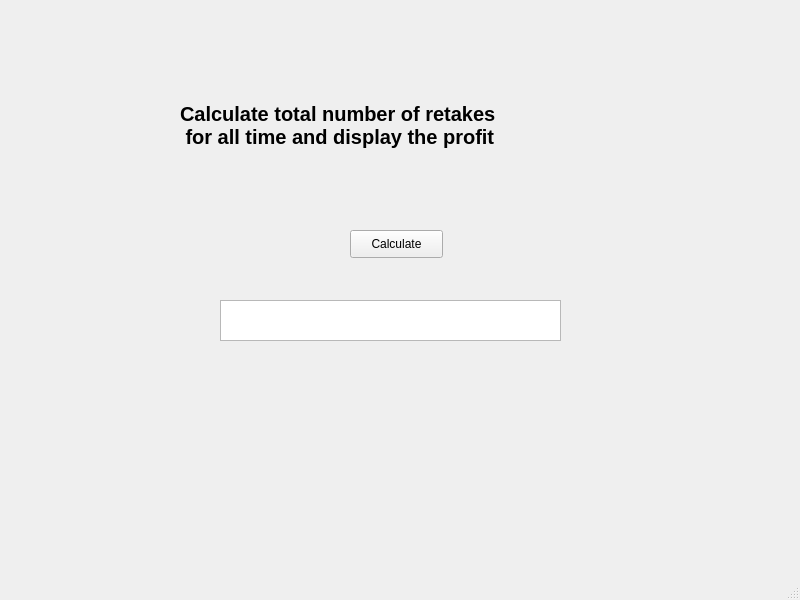
<?xml version="1.0" encoding="UTF-8"?>
<ui version="4.0">
 <class>MainWindow</class>
 <widget class="QMainWindow" name="MainWindow">
  <property name="geometry">
   <rect>
    <x>0</x>
    <y>0</y>
    <width>800</width>
    <height>600</height>
   </rect>
  </property>
  <property name="windowTitle">
   <string>MainWindow</string>
  </property>
  <widget class="QWidget" name="centralwidget">
   <widget class="QPushButton" name="pushButton">
    <property name="geometry">
     <rect>
      <x>350</x>
      <y>230</y>
      <width>93</width>
      <height>28</height>
     </rect>
    </property>
    <property name="text">
     <string>Calculate</string>
    </property>
   </widget>
   <widget class="QLabel" name="label">
    <property name="geometry">
     <rect>
      <x>180</x>
      <y>60</y>
      <width>421</width>
      <height>131</height>
     </rect>
    </property>
    <property name="font">
     <font>
      <pointsize>15</pointsize>
      <weight>75</weight>
      <bold>true</bold>
     </font>
    </property>
    <property name="text">
     <string>Calculate total number of retakes
 for all time and display the profit</string>
    </property>
   </widget>
   <widget class="QTextEdit" name="textEdit">
    <property name="geometry">
     <rect>
      <x>220</x>
      <y>300</y>
      <width>341</width>
      <height>41</height>
     </rect>
    </property>
   </widget>
  </widget>
  <widget class="QMenuBar" name="menubar">
   <property name="geometry">
    <rect>
     <x>0</x>
     <y>0</y>
     <width>800</width>
     <height>26</height>
    </rect>
   </property>
  </widget>
  <widget class="QStatusBar" name="statusbar"/>
 </widget>
 <resources/>
 <connections/>
</ui>
